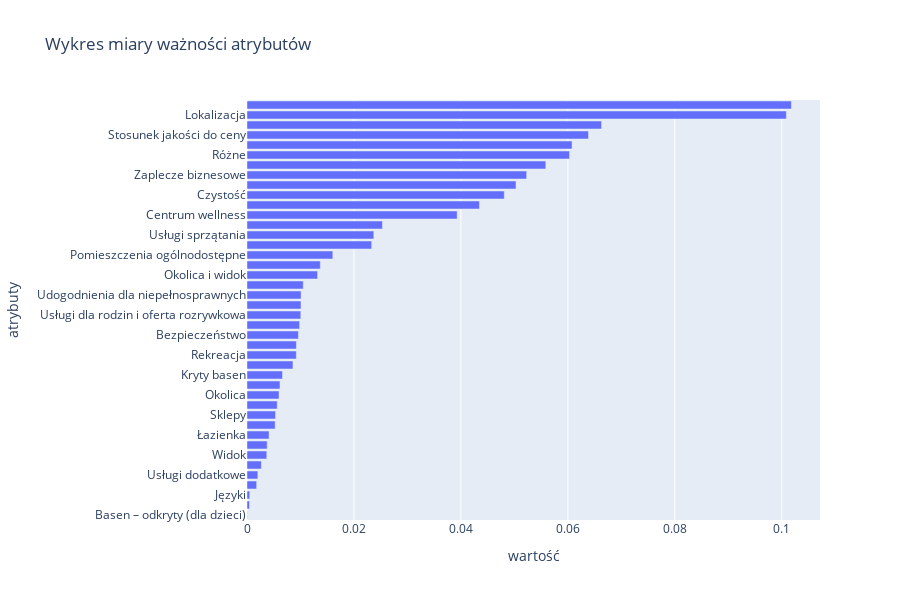

The notebook cell saved with this chart:
### Code cell
sort = RFR.feature_importances_.argsort()
fig = px.bar(y=X.columns[sort], x=RFR.feature_importances_[sort], height=600, title='Wykres miary ważności atrybutów')
fig.update_layout(xaxis_title='wartość',yaxis_title='atrybuty')
fig.show()

### Figure 1 — Plotly figure (JSON) as saved in the notebook; plotly's stock layout.template omitted (floating-point values rounded to 4 significant figures)
{"data": [{"alignmentgroup": "True", "hovertemplate": "x=%{x}<br>y=%{y}<extra></extra>", "legendgroup": "", "marker": {"color": "#636efa", "pattern": {"shape": ""}}, "name": "", "offsetgroup": "", "orientation": "h", "showlegend": false, "textposition": "auto", "type": "bar", "x": [5.122e-05, 0.0004733, 0.0005128, 0.001806, 0.002033, 0.002685, 0.003699, 0.003771, 0.004124, 0.005266, 0.005336, 0.005654, 0.00599, 0.006164, 0.006638, 0.008591, 0.009224, 0.009239, 0.00962, 0.009838, 0.01006, 0.0101, 0.01011, 0.01052, 0.01319, 0.0137, 0.01605, 0.02331, 0.02372, 0.02532, 0.0393, 0.04347, 0.0481, 0.0503, 0.05229, 0.05587, 0.06031, 0.06078, 0.06385, 0.06629, 0.1009, 0.1018], "xaxis": "x", "y": ["Basen – odkryty (dla dzieci)", "Basen i odnowa biologiczna", "Języki", "3 basenów", "Usługi dodatkowe", "Media/Technologia", "Widok", "Odkryty basen", "Łazienka", "Kuchnia", "Sklepy", "Udogodnienia w pokoju", "Okolica", "Sypialnia", "Kryty basen", "Cechy budynku", "Rekreacja", "Zaplecze odnowy biologicznej", "Bezpieczeństwo", "Usługi", "Usługi dla rodzin i oferta rozrywkowa", "Usługi recepcji", "Udogodnienia dla niepełnosprawnych", "Parking", "Okolica i widok", "Transport", "Pomieszczenia ogólnodostępne", "2 basenów", "Usługi sprzątania", "Posiłki i napoje", "Centrum wellness", "Bezpłatne WiFi", "Czystość", "Komfort", "Zaplecze biznesowe", "Ogólne", "Różne", "Personel", "Stosunek jakości do ceny", "Udogodnienia", "Lokalizacja", "Salon"], "yaxis": "y"}], "layout": {"barmode": "relative", "height": 600, "legend": {"tracegroupgap": 0}, "title": {"text": "Wykres miary ważności atrybutów"}, "xaxis": {"anchor": "y", "domain": [0, 1], "title": {"text": "wartość"}}, "yaxis": {"anchor": "x", "domain": [0, 1], "title": {"text": "atrybuty"}}}}
